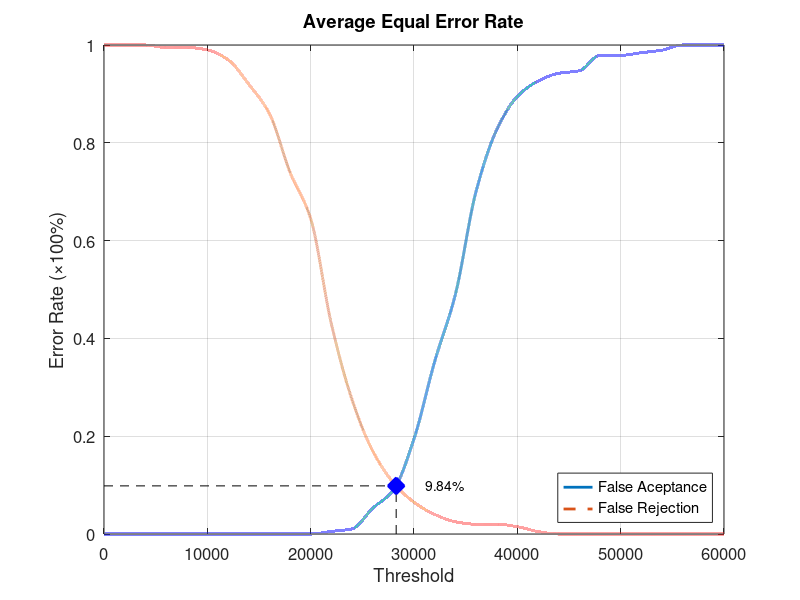
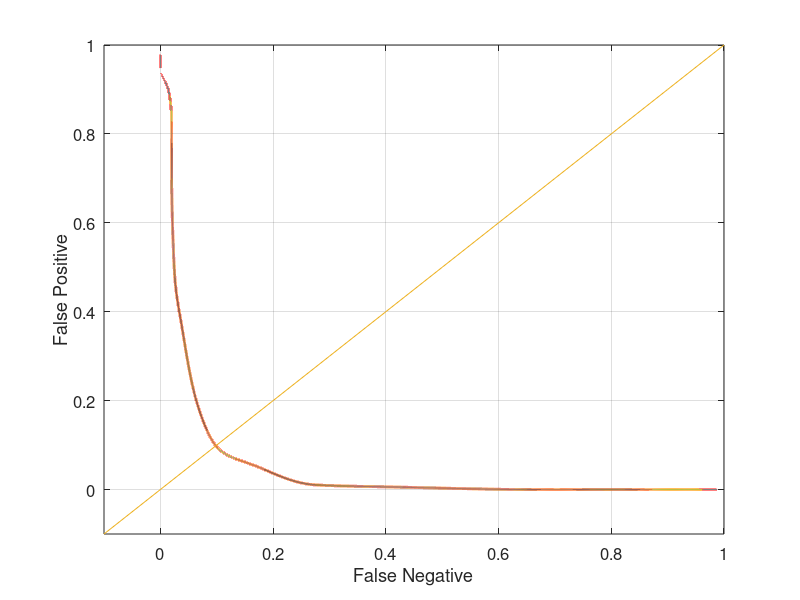

Recreate these plots in MATLAB, in order.
function yEER = Database1_2
close all;
clear;
clc;
x = 0:2000:60000;
xq = 0:0.5:60000;

y0 = [0 0 0 0 0 0 0 0 0 0 0 0.00526316 0.0105263 0.0526316 0.0894737 0.194737 0.352632 0.489474 0.7 0.826316 0.894737 0.926316 0.942105 0.947368 0.978947 0.978947 0.984211 0.989474 1 1 1];
yy0 = interp1(x, y0, xq, 'pchip');
y1 = [1 1 1 0.995 0.995 0.99 0.97 0.92 0.86 0.74 0.645 0.43 0.275 0.17 0.105 0.065 0.04 0.025 0.02 0.02 0.015 0.005 0 0 0 0 0 0 0 0 0];
yy1 = interp1(x, y1, xq, 'pchip');

% Calculating EER: 
y2 = abs(y0 - y1);
find(y2 == min(y2))
yy2 = abs(yy0 - yy1);
xEER = find(yy2 == min(yy2));
xEERIndex = xq(xEER) % X-axis EER
yEER = yy0(xEER) % Y-axis EER

main = figure
plot(xq, yy0,'-','LineWidth', 2);	hold on
plot(xq, yy1,'--','LineWidth', 2);	hold on
plot([xEERIndex xEERIndex], [0 yEER], 'k--');	hold on
plot([0 xEERIndex], [yEER yEER], 'k--');	hold on
plot(xEERIndex, yEER, 'bx', 'LineWidth', 10);	hold on
text(xEERIndex + 10 * xEERIndex / 100, yEER, [num2str(round((10000 * yEER)) / 100) '%'])
legend('False Aceptance', 'False Rejection', 'Location', 'SouthEast')
xlabel('Threshold')
ylabel('Error Rate (\times100%)')
title('Average Equal Error Rate')
set(gca, 'FontSize', 12)
axis([0 60000 0 1])
grid on

print(main, 'Database1_2Main', '-dpng');
FNRxFPR = figure('Color', [1 1 1]);
plot(yy1, yy0, '-', yy1, yy0, 'LineWidth', 2);
hold on
y = -0.1:0.1:1
plot(y, y); 
set(gca, 'FontSize', 12)
xlabel('False Negative')
ylabel('False Positive')
axis([-0.1 1 -0.1 1])
set(gca, 'FontSize', 12)
grid on

print(FNRxFPR, 'Database1_2FNRxFPR','-dpng');
end
